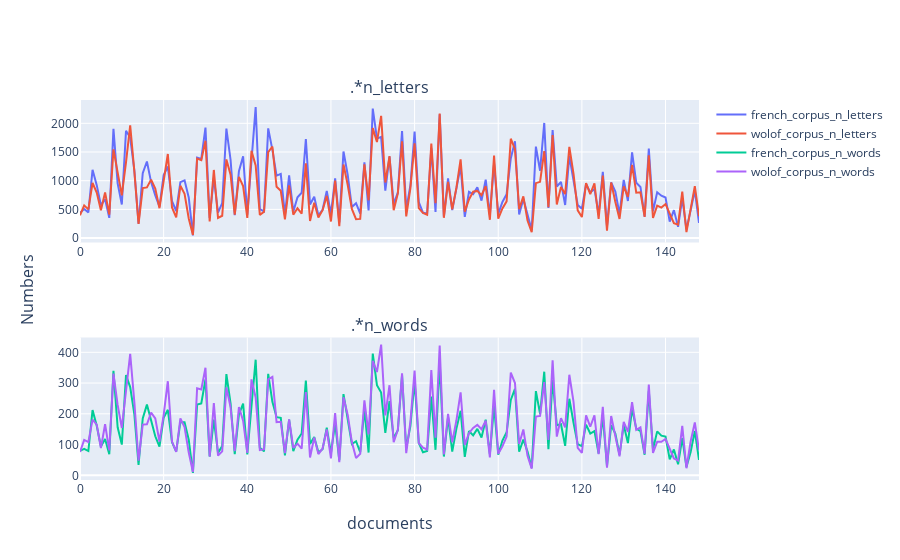

The code cell stored with this chart in its notebook:
### Markdown cell above
- Length distributions

### Code cell
# length as number letters (space in count)
corpora['french_corpus_n_letters'] = corpora['french_corpus'].map(count_letters)

corpora['wolof_corpus_n_letters'] = corpora['wolof_corpus'].map(count_letters)

# length as number of words
corpora['french_corpus_n_words'] = corpora['french_corpus'].map(count_words_space)

corpora['wolof_corpus_n_words'] = corpora['wolof_corpus'].map(count_words_space)

plot_lengths(corpora)

### Figure 1 — Plotly figure (JSON) as saved in the notebook; plotly's stock layout.template omitted (floating-point values rounded to 4 significant figures; data arrays with more than 128 entries replaced by an {"elided": "..."} marker saying what was removed)
{"data": [{"name": "french_corpus_n_letters", "type": "scatter", "xaxis": "x", "y": {"elided": "149 int values"}, "yaxis": "y"}, {"name": "wolof_corpus_n_letters", "type": "scatter", "xaxis": "x", "y": {"elided": "149 int values"}, "yaxis": "y"}, {"name": "french_corpus_n_words", "type": "scatter", "xaxis": "x2", "y": {"elided": "149 int values"}, "yaxis": "y2"}, {"name": "wolof_corpus_n_words", "type": "scatter", "xaxis": "x2", "y": {"elided": "149 int values"}, "yaxis": "y2"}], "layout": {"annotations": [{"font": {"size": 16}, "showarrow": false, "text": ".*n_letters", "x": 0.5, "xanchor": "center", "xref": "paper", "y": 1, "yanchor": "bottom", "yref": "paper"}, {"font": {"size": 16}, "showarrow": false, "text": ".*n_words", "x": 0.5, "xanchor": "center", "xref": "paper", "y": 0.375, "yanchor": "bottom", "yref": "paper"}, {"font": {"size": 16}, "showarrow": false, "text": "documents", "x": 0.5, "xanchor": "center", "xref": "paper", "y": 0, "yanchor": "top", "yref": "paper", "yshift": -30}, {"font": {"size": 16}, "showarrow": false, "text": "Numbers", "textangle": -90, "x": 0, "xanchor": "right", "xref": "paper", "xshift": -40, "y": 0.5, "yanchor": "middle", "yref": "paper"}], "xaxis": {"anchor": "y", "domain": [0, 1]}, "xaxis2": {"anchor": "y2", "domain": [0, 1]}, "yaxis": {"anchor": "x", "domain": [0.625, 1]}, "yaxis2": {"anchor": "x2", "domain": [0, 0.375]}}}
